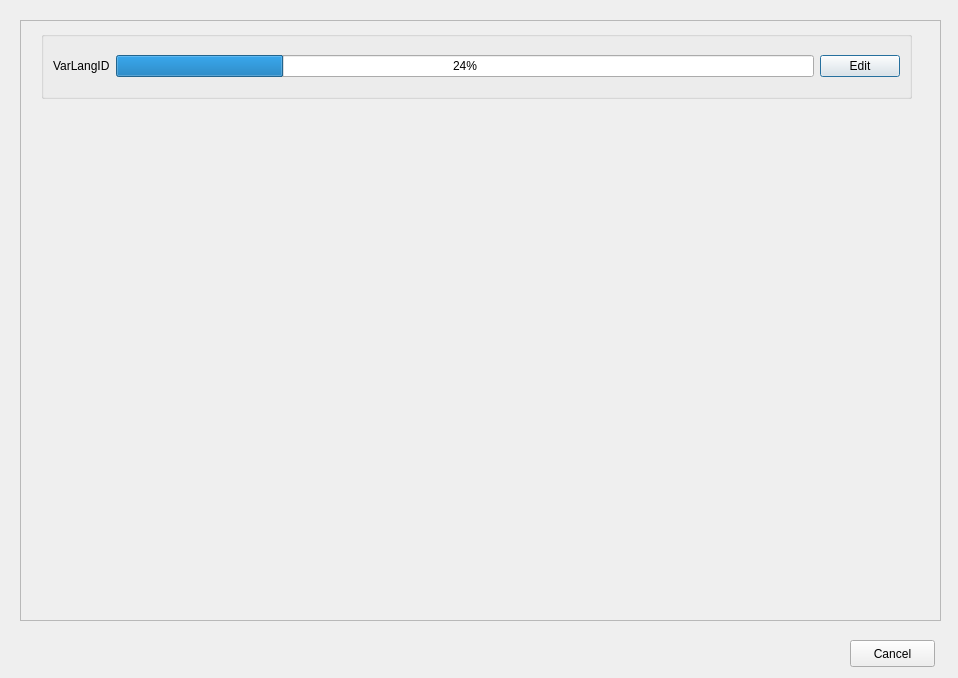
<?xml version="1.0" encoding="UTF-8"?>
<ui version="4.0">
 <class>Dialog</class>
 <widget class="QDialog" name="Dialog">
  <property name="geometry">
   <rect>
    <x>0</x>
    <y>0</y>
    <width>958</width>
    <height>678</height>
   </rect>
  </property>
  <property name="windowTitle">
   <string>Dialog</string>
  </property>
  <widget class="QScrollArea" name="scrollArea">
   <property name="geometry">
    <rect>
     <x>20</x>
     <y>20</y>
     <width>921</width>
     <height>601</height>
    </rect>
   </property>
   <property name="widgetResizable">
    <bool>true</bool>
   </property>
   <widget class="QWidget" name="scrollAreaWidgetContents">
    <property name="geometry">
     <rect>
      <x>0</x>
      <y>0</y>
      <width>917</width>
      <height>597</height>
     </rect>
    </property>
    <widget class="QGroupBox" name="groupBox">
     <property name="geometry">
      <rect>
       <x>20</x>
       <y>10</y>
       <width>871</width>
       <height>68</height>
      </rect>
     </property>
     <property name="title">
      <string/>
     </property>
     <layout class="QGridLayout" name="gridLayout">
      <item row="0" column="0">
       <widget class="QLabel" name="label">
        <property name="text">
         <string>VarLangID</string>
        </property>
       </widget>
      </item>
      <item row="0" column="1">
       <widget class="QProgressBar" name="progressBar">
        <property name="value">
         <number>24</number>
        </property>
       </widget>
      </item>
      <item row="0" column="2">
       <widget class="QPushButton" name="pushButton_2">
        <property name="text">
         <string>Edit</string>
        </property>
       </widget>
      </item>
     </layout>
    </widget>
   </widget>
  </widget>
  <widget class="QPushButton" name="pushButton">
   <property name="geometry">
    <rect>
     <x>850</x>
     <y>640</y>
     <width>85</width>
     <height>27</height>
    </rect>
   </property>
   <property name="text">
    <string>Cancel</string>
   </property>
  </widget>
 </widget>
 <resources/>
 <connections/>
</ui>
